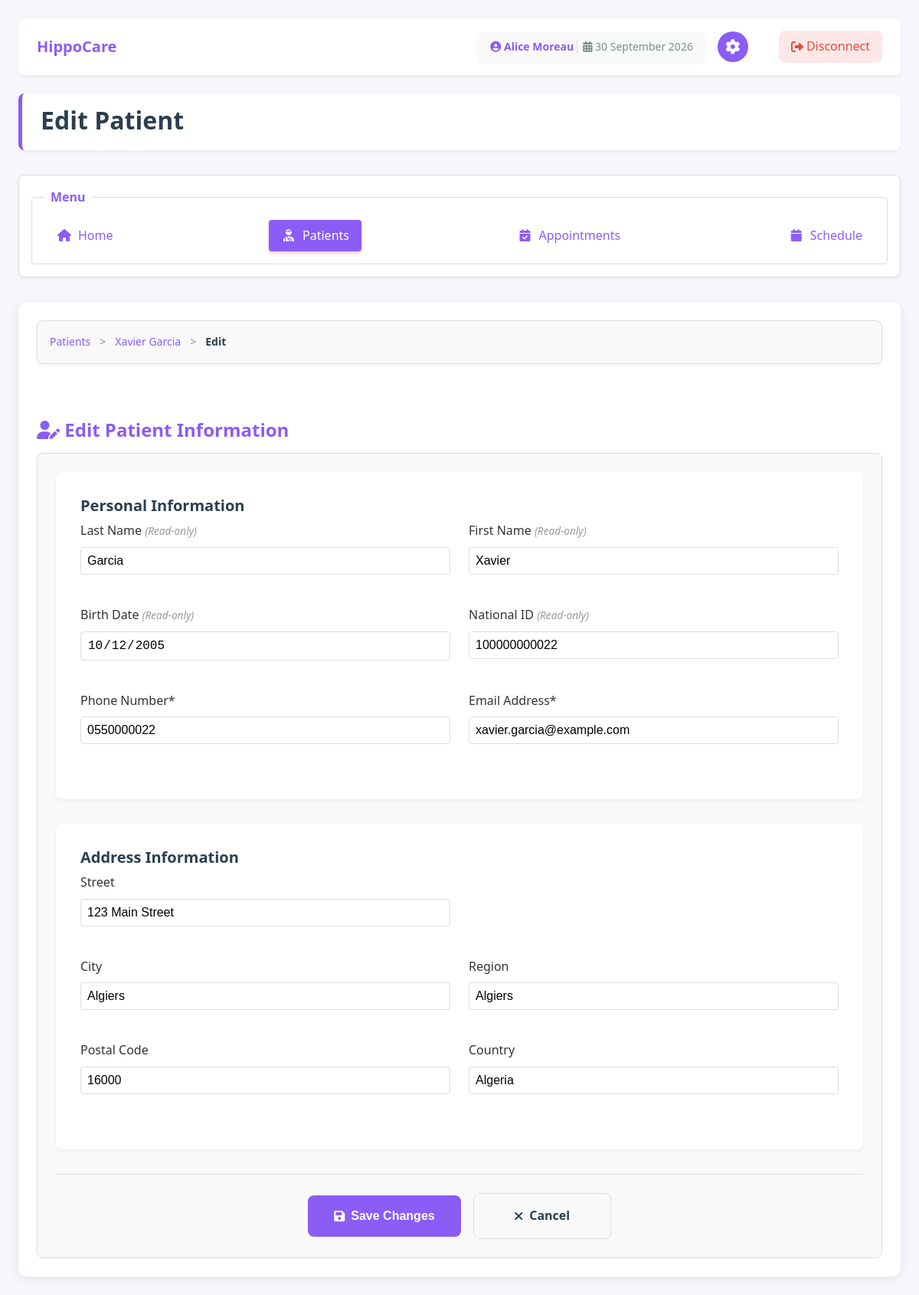
Page /cab-template/actors/assistant/assistant_patients_edit.php?patient_id=1 (signed in) on the committed database.
### tables this page shows
CREATE TABLE `assistant` (
  `id_assistant` int(11) NOT NULL,
  `last_name` varchar(100) NOT NULL,
  `first_name` varchar(100) NOT NULL,
  `email` varchar(50) NOT NULL,
  `phone` varchar(20) NOT NULL,
  `password` varchar(255) NOT NULL,
  `birth_date` date DEFAULT NULL,
  `national_id` varchar(20) DEFAULT NULL,
  `recruitment_date` date DEFAULT NULL COMMENT 'Date hired by the clinic',
  `id_doctor` int(11) DEFAULT NULL
);

CREATE TABLE `patient` (
  `id_patient` int(11) NOT NULL,
  `last_name` varchar(100) NOT NULL,
  `first_name` varchar(100) NOT NULL,
  `email` varchar(50) NOT NULL,
  `phone` varchar(20) NOT NULL,
  `password` varchar(255) NOT NULL,
  `birth_date` date DEFAULT NULL,
  `national_id` varchar(20) NOT NULL
);

CREATE TABLE `patient_address` (
  `id_address` int(11) NOT NULL,
  `id_patient` int(11) NOT NULL,
  `street` varchar(255) NOT NULL,
  `city` varchar(100) NOT NULL,
  `region` varchar(100) NOT NULL,
  `postal_code` varchar(20) NOT NULL,
  `country` varchar(100) NOT NULL
);

### cab-template/actors/assistant/assistant_patients_edit.php (the view, shortened to what this page needs)
<?php
require_once("../../DB/secure_page.php");
$id_assistant = $_SESSION["id_assistant"];
$stmt = $conn->prepare("SELECT last_name, first_name, id_doctor FROM assistant WHERE id_assistant = ?");
$stmt->bind_param("i", $id_assistant);
$stmt->execute();
$assistant_data = $stmt->get_result()->fetch_assoc();
$assistant_name = $assistant_data['first_name'] . ' ' . $assistant_data['last_name'];
$patient_id = (int)$_GET['patient_id'];
$patient_stmt = $conn->prepare("
    SELECT id_patient, last_name, first_name, email, phone,
           birth_date, national_id
    FROM patient
    WHERE id_patient = ?
    LIMIT 1
");
$patient_stmt->bind_param("i", $patient_id);
$patient_stmt->execute();
$patient = $patient_stmt->get_result()->fetch_assoc();
$address_stmt = $conn->prepare("SELECT * FROM patient_address WHERE id_patient = ?");
$address_stmt->bind_param("i", $patient_id);
$address_stmt->execute();
$address = $address_stmt->get_result()->fetch_assoc();
?>
<!DOCTYPE html>
<html lang="en">
<head>
    <link rel="stylesheet" href="css/assistant_style.css">
    <link rel="stylesheet" href="css/assistant_forms.css">
    <link rel="stylesheet" href="https://cdnjs.cloudflare.com/ajax/libs/font-awesome/6.4.0/css/all.min.css">
    <link rel="stylesheet" href="js/validation-errors.css">
</head>
<body>
    <div class="header-banner">
        <div class="logo-container">
            <a href="assistant_home.php" class="logo-link">
                <h1 class="logo-text">HippoCare</h1>
            </a>
        </div>
        <div class="header-actions">
            <span class="user-name">
                <span class="name-part">
                    <i class="fas fa-user-circle"></i>
                    <?php echo htmlspecialchars($assistant_name); ?>
                </span>
                <span class="date-part">
                    <i class="fas fa-calendar-alt"></i>
                    <?php echo date("d F Y"); ?>
                </span>
            </span>
            <a href="assistant_settings.php" title="Settings" class="settings-btn">
                <i class="fas fa-cog"></i>
            </a>
            <a href="../../DB/logout.php" class="disconnect-btn">
                <i class="fas fa-sign-out-alt"></i>
                <span>Disconnect</span>
            </a>
        </div>
    </div>
    <header>
        <h1>Edit Patient</h1>
    </header>
    <nav>
        <fieldset>
            <legend>Menu</legend>
            <div class="menu-links">
                <a href="assistant_home.php"><i class="fas fa-home"></i> Home</a>
                <a href="assistant_patients.php" class="active"><i class="fas fa-user-injured"></i> Patients</a>
                <a href="assistant_app.php"><i class="fas fa-calendar-check"></i> Appointments</a>
                <a href="assistant_schedule.php"><i class="fas fa-calendar"></i> Schedule</a>
            </div>
        </fieldset>
    </nav>
    <main>
        <nav class="breadcrumb">
            <a href="assistant_patients.php">Patients</a>
            <span class="separator">&gt;</span>
            <a href="assistant_patients_infos.php?patient_id=<?php echo $patient_id; ?>"><?php echo htmlspecialchars($patient['first_name'] . ' ' . $patient['last_name']); ?></a>
            <span class="separator">&gt;</span>
            <span>Edit</span>
        </nav>
        <div class="form-container">
            <div class="form-header">
                <h2><i class="fas fa-user-edit"></i> Edit Patient Information</h2>
            </div>
            <form method="post" action="">
                <div class="form-section">
                    <h3>Personal Information</h3>
                    <div class="form-row">
                        <div class="form-group">
                            <label for="last_name">Last Name <span class="readonly-notice">(Read-only)</span></label>
                            <input type="text" id="last_name" name="last_name" value="<?php echo htmlspecialchars($patient['last_name']); ?>" readonly>
                        </div>
                        <div class="form-group">
                            <label for="first_name">First Name <span class="readonly-notice">(Read-only)</span></label>
                            <input type="text" id="first_name" name="first_name" value="<?php echo htmlspecialchars($patient['first_name']); ?>" readonly>
                        </div>
                    </div>
                    <div class="form-row">
                        <div class="form-group">
                            <label for="birth_date">Birth Date <span class="readonly-notice">(Read-only)</span></label>
                            <input type="date" id="birth_date" name="birth_date" value="<?php echo htmlspecialchars($patient['birth_date']); ?>" readonly>
                        </div>
                        <div class="form-group">
                            <label for="national_id">National ID <span class="readonly-notice">(Read-only)</span></label>
                            <input type="text" id="national_id" name="national_id" value="<?php echo htmlspecialchars($patient['national_id']); ?>" readonly>
                        </div>
                    </div>
                    <div class="form-row">
                        <div class="form-group">
                            <label for="phone">Phone Number*</label>
                            <input type="text" id="phone" name="phone" value="<?php echo htmlspecialchars($patient['phone']); ?>" required>
                        </div>
                        <div class="form-group">
                            <label for="email">Email Address*</label>
                            <input type="email" id="email" name="email" value="<?php echo htmlspecialchars($patient['email']); ?>" required>
                        </div>
                    </div>
                </div>
                <div class="form-section">
                    <h3>Address Information</h3>
                    <div class="form-row">
                        <div class="form-group">
                            <label for="street">Street</label>
                            <input type="text" id="street" name="street" value="<?php echo htmlspecialchars($address['street'] ?? ''); ?>">
                        </div>
                    </div>
                    <div class="form-row">
                        <div class="form-group">
                            <label for="city">City</label>
                            <input type="text" id="city" name="city" value="<?php echo htmlspecialchars($address['city'] ?? ''); ?>">
                        </div>
                        <div class="form-group">
                            <label for="region">Region</label>
                            <input type="text" id="region" name="region" value="<?php echo htmlspecialchars($address['region'] ?? ''); ?>">
                        </div>
                    </div>
                    <div class="form-row">
                        <div class="form-group">
                            <label for="postal_code">Postal Code</label>
                            <input type="text" id="postal_code" name="postal_code" value="<?php echo htmlspecialchars($address['postal_code'] ?? ''); ?>">
                        </div>
                        <div class="form-group">
                            <label for="country">Country</label>
                            <input type="text" id="country" name="country" value="<?php echo htmlspecialchars($address['country'] ?? ''); ?>">
                        </div>
                    </div>
                </div>
                <div class="form-actions">
                    <button type="submit" class="btn-primary">
                        <i class="fas fa-save"></i> Save Changes
                    </button>
                    <a href="assistant_patients_infos.php?patient_id=<?php echo $patient_id; ?>" class="btn-secondary">
                        <i class="fas fa-times"></i> Cancel
                    </a>
                </div>
            </form>
        </div>
    </main>
</body>
</html>

### cab-template/actors/assistant/css/assistant_forms.css (style rules this page uses)
.form-group { position: relative; margin-bottom: 1rem; }
.form-group label { display: block; margin-bottom: 0.5rem; font-weight: 500; color: #333; }
.form-group input, .form-group textarea, .form-group select { width: 100%; padding: 0.5rem; border: 1px solid #ddd; border-radius: 4px; font-size: 1rem; transition: border-color 0.3s ease, box-shadow 0.3s ease; }
.form-row { display: grid; grid-template-columns: 1fr 1fr; gap: 1.5rem; margin-bottom: 1.5rem; }
.readonly-notice { font-size: 0.85rem; color: #999; font-weight: normal; font-style: italic; }
.form-actions { display: flex; gap: 1rem; margin-top: 2rem; padding-top: 1.5rem; border-top: 1px solid #ddd; flex-wrap: wrap; justify-content: center; align-items: center; }
.form-actions .btn-primary { background-color: var(--primary-color, #8b5cf6); color: white; }
.form-actions .btn-secondary { background-color: var(--bg-light, #f9f9f9); color: var(--text-color, #2c3e50); border: 1px solid var(--border-color, #ddd); }
.form-section { background: white; padding: 2rem; border-radius: 8px; box-shadow: 0 2px 5px rgba(0,0,0,0.05); margin-bottom: 2rem; }

### cab-template/actors/assistant/js/validation-errors.css (style rules this page uses)
.form-group { position: relative; margin-bottom: 1rem; }
.form-group input, .form-group textarea, .form-group select { width: 100%; padding: 0.5rem; border: 1px solid #ddd; border-radius: 4px; font-size: 1rem; transition: border-color 0.3s ease, box-shadow 0.3s ease; }
.form-group label { display: block; margin-bottom: 0.5rem; font-weight: 500; color: #333; }

### rows in the picture
assistant: assistant_name "Alice Moreau"
patient: first_name+last_name "Xavier Garcia", last_name "Garcia", first_name "Xavier", birth_date "10/12/2005", national_id "100000000022", phone "0550000022", email "xavier.garcia@example.com"
patient_address: street "123 Main Street", city "Algiers", region "Algiers", postal_code "16000", country "Algeria"
